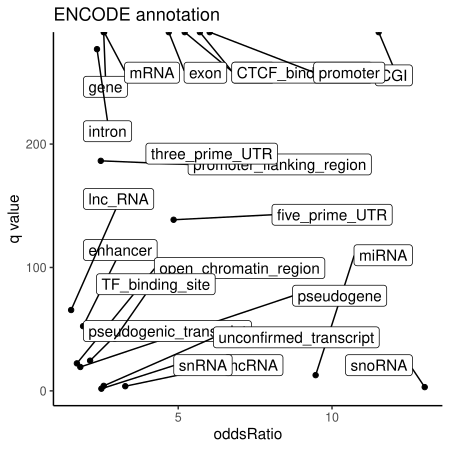

The script that saved this image:
library(tidyverse)
library(data.table)
library(rtracklayer)
library(R.utils)
library(RColorBrewer)
library(ggh4x)
library(pals)
library(viridisLite)
library(ggrepel)
library(ggsignif)
library(umap)
library(dbscan)


# 2kb analysis in c42
dss <- c(
  WT = "./source/genomewide_2kb_GRCh38_CpG_868_T1KO_WT_c42_GRCh38p12chrxymPARN.bed",
  KO1 = "./source/genomewide_2kb_GRCh38_CpG_868_T1KO_KO1_c42_GRCh38p12chrxymPARN.bed",
  KO2 = "./source/genomewide_2kb_GRCh38_CpG_868_T1KO_KO2_c42_GRCh38p12chrxymPARN.bed"
)

samps <- c( "WT", "KO1", "KO2")

dss  %>%
  mapply(function(f, n){
    fread(f, col.names = c("chr", "start", "end","depth", n)) %>%
      filter(depth>=4) %>%
      dplyr::select(-depth)
  }, ., names(.), SIMPLIFY=F) %>%
  Reduce(function(...) left_join(..., by =c(chr="chr", start="start", end = "end"), all.x = T), .) %>% 
  data.frame() %>% na.omit()  -> all
all %>% filter((KO1 - WT >30) & (KO2 - WT >30)) -> diff.mc.1kb

diff.mc.1kb %>% makeGRangesFromDataFrame() -> diff.mc.1kb.gr

diff.mc.1kb.gr %>% GRangesList() -> qSets

# Set bins of random genome background
gn <- fread('./source/hg38.chrom.sizes', header = F) 
tiles <- Seqinfo(seqnames = gn$V1, seqlengths = gn$V2, genome = "hg38") %>%
  tileGenome(tilewidth = 1000, cut.last.tile.in.chrom = T)

qSets %>% unlist %>% length -> l
set.seed(1)
sample(length(tiles), l) -> ids
tiles[ids] %>%makeGRangesFromDataFrame() -> uSet

# test regions
rSets <- list.files("./source/ensembl", pattern = ".bed") %>%
  setNames(.,sub(".bed", "", .)) %>%
  lapply(., function(x){
    fread(sprintf("./source/ensembl/%s", x), col.names = c("chr", "start", "end"))%>%
      makeGRangesFromDataFrame()
  }) %>% 
  GRangesList

# length of sets
qLen <- unlist(lapply((qSets),length))
uLen <- length(uSet)
ol.min <- 1
ol.u <- countOverlaps(rSets, uSet, minoverlap = ol.min)
ol.q <- lapply(qSets, function(x) {
  countOverlaps(rSets, x, minoverlap = ol.min)
}) %>% 
  do.call(cbind, .) %>%
  t %>%
  reshape2::melt(variable.factor = F) %>%
  dplyr::rename(userSet = Var1,
                region = Var2,
                support = value) %>%
  mutate(userSet = as.character(userSet),
         region = as.character(region),
         b = ol.u[match(region, names(ol.u))],
         c = qLen - support,
         d = uLen - b) %>%
  cbind(., apply(., 1, function(x) {
    fisher.test(matrix(as.numeric(x[3:6]), 2, 2),
                alternative = "greater")[c("p.value", "estimate")] %>%
      unlist
  }) %>%
    t %>%
    `colnames<-`(c('pValue','oddsRatio'))
  ) %>%
  left_join(sapply(rSets, length) %>%
              data.frame(size = .) %>%
              rownames_to_column("region"),
            by = "region")
ol.q %>%
  filter(pValue < 0.05) %>%
  mutate(q=-log10(pValue)) %>%
  ggplot(aes(x=oddsRatio, y=q, label=region)) +
  geom_point() +
  geom_label_repel(min.segment.length = 0.01, size=4, 
                   box.padding = 1.5) +
  theme_classic() +
  labs(title="ENCODE annotation", y="q value")-> p
p
ggsave(filename = "edf12_b.pdf", width=4.5, height = 4.5)
